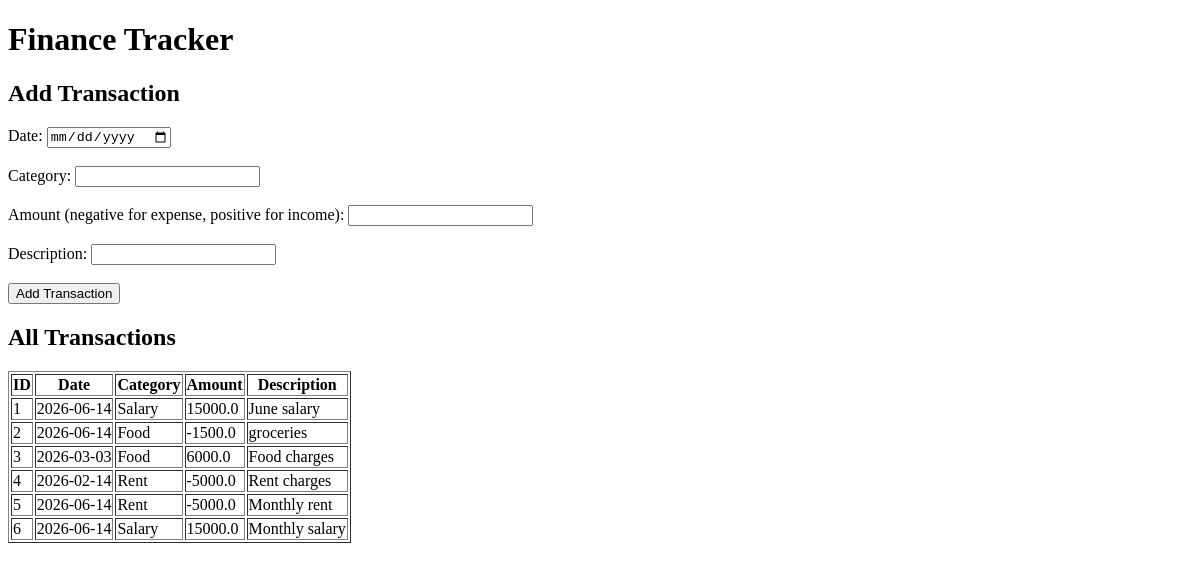
Before: / with the older database file.
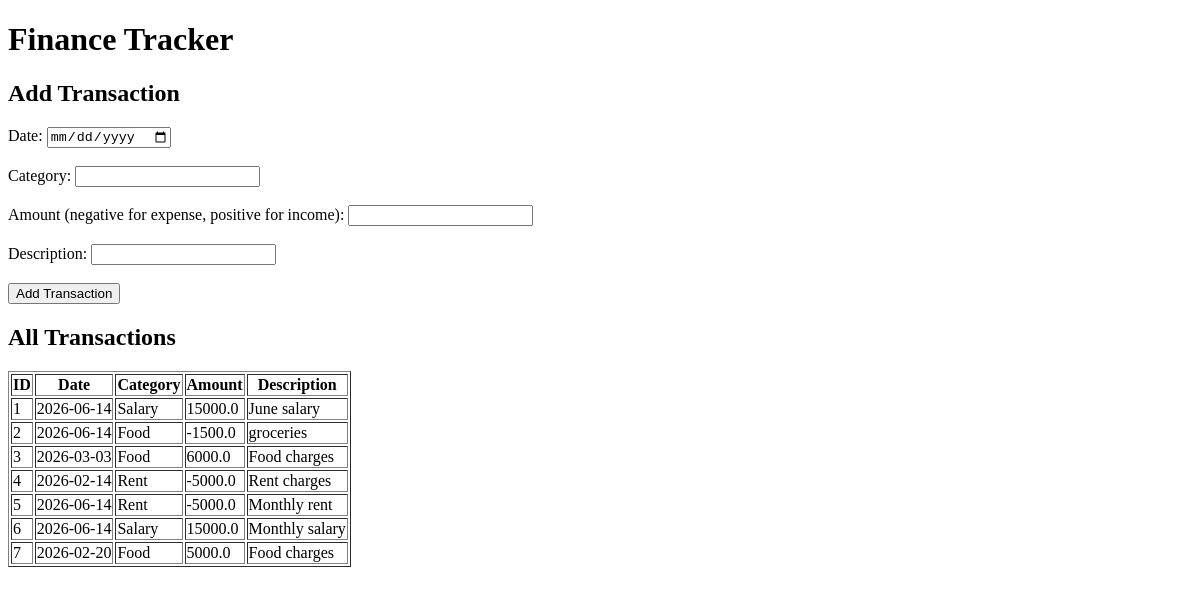
After: the same page with the newer database file.
### tables this page shows
CREATE TABLE transactions (
            id INTEGER PRIMARY KEY AUTOINCREMENT,
            date TEXT,
            category TEXT,
            amount REAL,
            description TEXT
        );

### app.py (the view)
@app.route('/')
def home():
    transactions = database.get_all_transactions()
    return render_template('index.html', transactions=transactions)

### database.py (called while the page is built)
def get_all_transactions():
    conn = sqlite3.connect(DB_NAME)
    cursor = conn.cursor()
    cursor.execute("SELECT * FROM transactions")
    rows = cursor.fetchall()
    conn.close()
    return rows

### templates/index.html (shortened to what this page needs)
<!DOCTYPE html>
<html>
<head>
</head>
<body>
    <h1>Finance Tracker</h1>
    <h2>Add Transaction</h2>
<form action="/add" method="POST">
    <label>Date:</label>
    <input type="date" name="date" required><br><br>
    <label>Category:</label>
    <input type="text" name="category" required><br><br>
    <label>Amount (negative for expense, positive for income):</label>
    <input type="number" step="0.01" name="amount" required><br><br>
    <label>Description:</label>
    <input type="text" name="description"><br><br>
    <button type="submit">Add Transaction</button>
</form>
    <h2>All Transactions</h2>
    <table border="1">
        <tr>
            <th>ID</th>
            <th>Date</th>
            <th>Category</th>
            <th>Amount</th>
            <th>Description</th>
        </tr>
        {% for t in transactions %}
        <tr>
            <td>{{ t[0] }}</td>
            <td>{{ t[1] }}</td>
            <td>{{ t[2] }}</td>
            <td>{{ t[3] }}</td>
            <td>{{ t[4] }}</td>
        </tr>
        {% endfor %}
    </table>
</body>
</html>

Changed rows visible on the page:
added transactions: id "7", date "2026-02-20", category "Food", amount "5000.0", description "Food charges"
